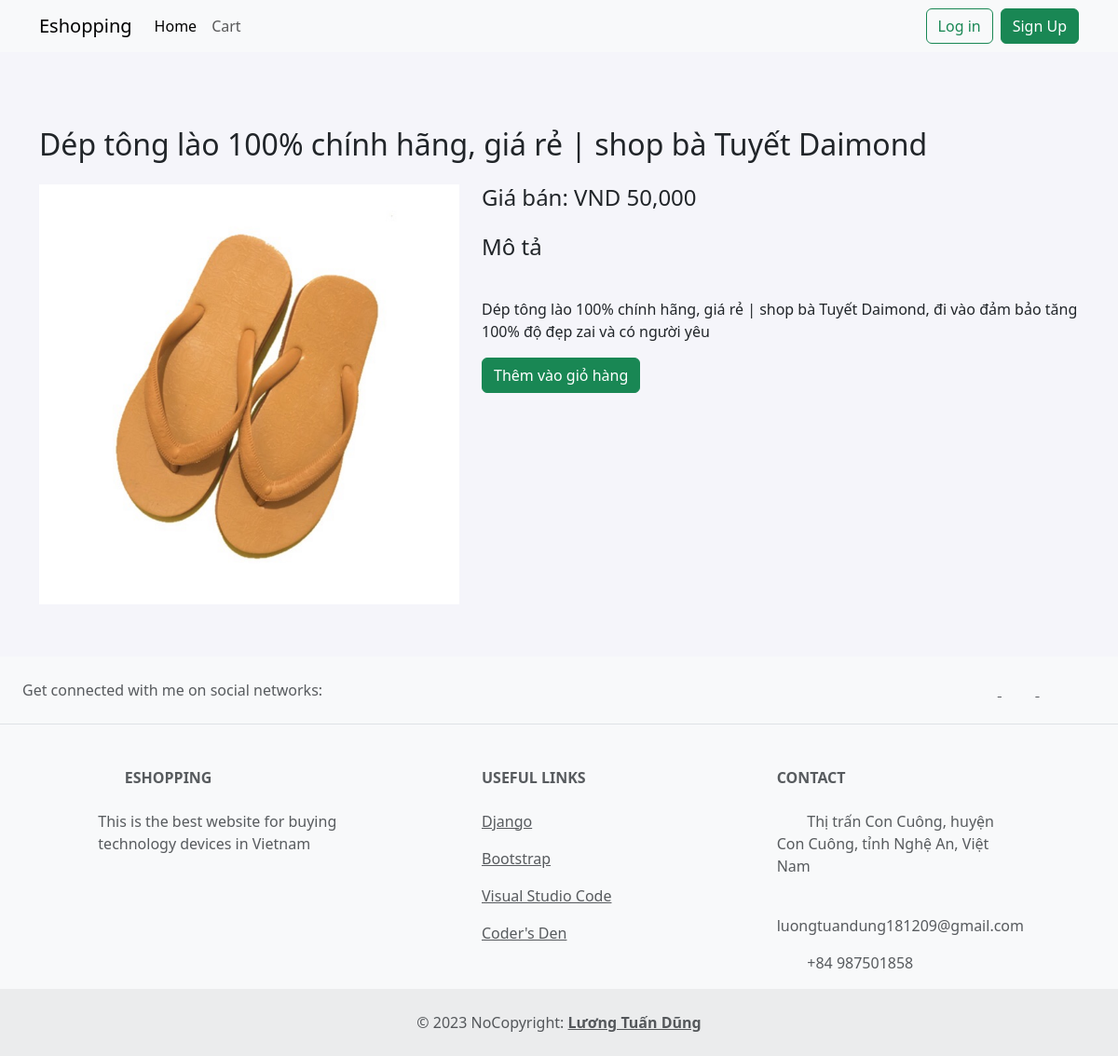
/1/, run on the app's committed database.
### mall/models.py (models this page shows)
class Product(models.Model):
    title = models.CharField(max_length=1000)
    description = models.TextField()
    image = models.ImageField(null=True)
    date = models.DateTimeField(auto_now_add=True)
    cost = models.IntegerField()

### mall/views.py (the view)
# urls.py: path('<int:id>/', views.products, name='product'),
def products(request, id):
    product = Product.objects.get(id=id)
    return render(request, 'mall/product.html', {'product': product})

### templates/mall/product.html (shortened to what this page needs)
{% extends '../base.html' %}
{% load humanize %}
{% block content %}
<div class="header container pb-3">
    <h2>{{ product.title }}</h2>
</div>
<div class="body container">
    <div class="row">
        <div class="col-md-5">
            {% if product.image %}
            <div class="text-center pb-2">
                <img src="{{product.image.url}}" width="100%" />
            </div>
            {% else %}
            <div class="text-center pb-2">
                <h3 class="text-secondary">Image is not exist!</h3>
            </div>
            {% endif %}
        </div>
        <div class="col-md-7">
            <h4 class="pb-3">Giá bán: VND {{ product.cost|intcomma }}</h4>
            <h4>Mô tả</h4>
            <p class="pb-3">{{ product.description|linebreaks }}</p>
            <button class="btn btn-success">Thêm vào giỏ hàng</button>
        </div>
    </div>
</div>
{% endblock %}

### data on the page
Product: title "Dép tông lào 100% chính hãng, giá rẻ | shop bà Tuyết Daimond", image (picture), cost "50,000", description "Dép tông lào 100% chính hãng, giá rẻ | shop bà Tuyết Daimond, đi vào đảm bảo tăng 100% độ đẹp zai và có người yêu"
